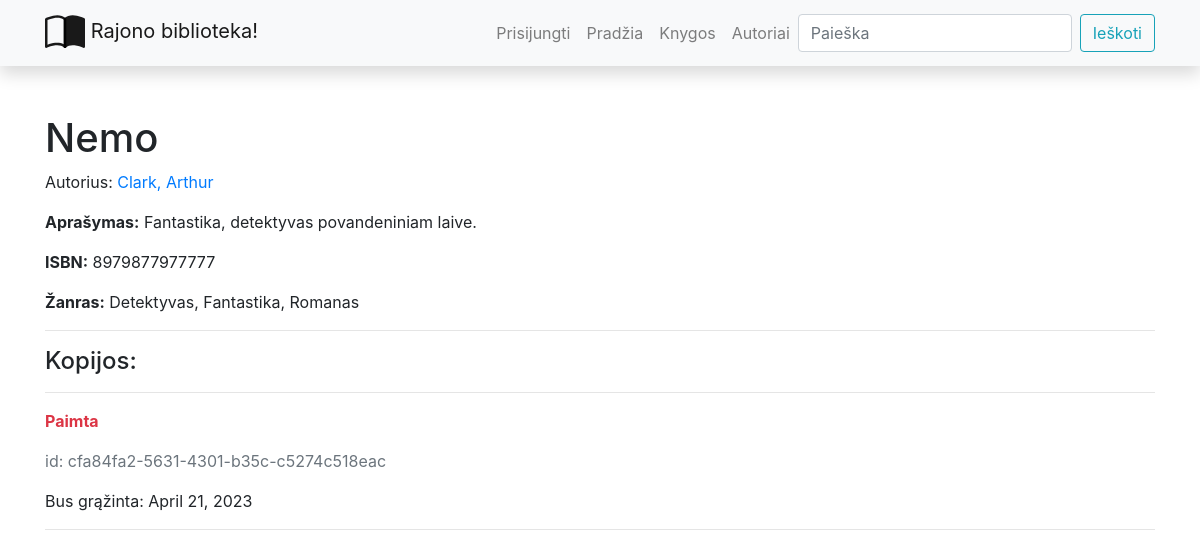
Page /library/books/2 on the earlier database version.
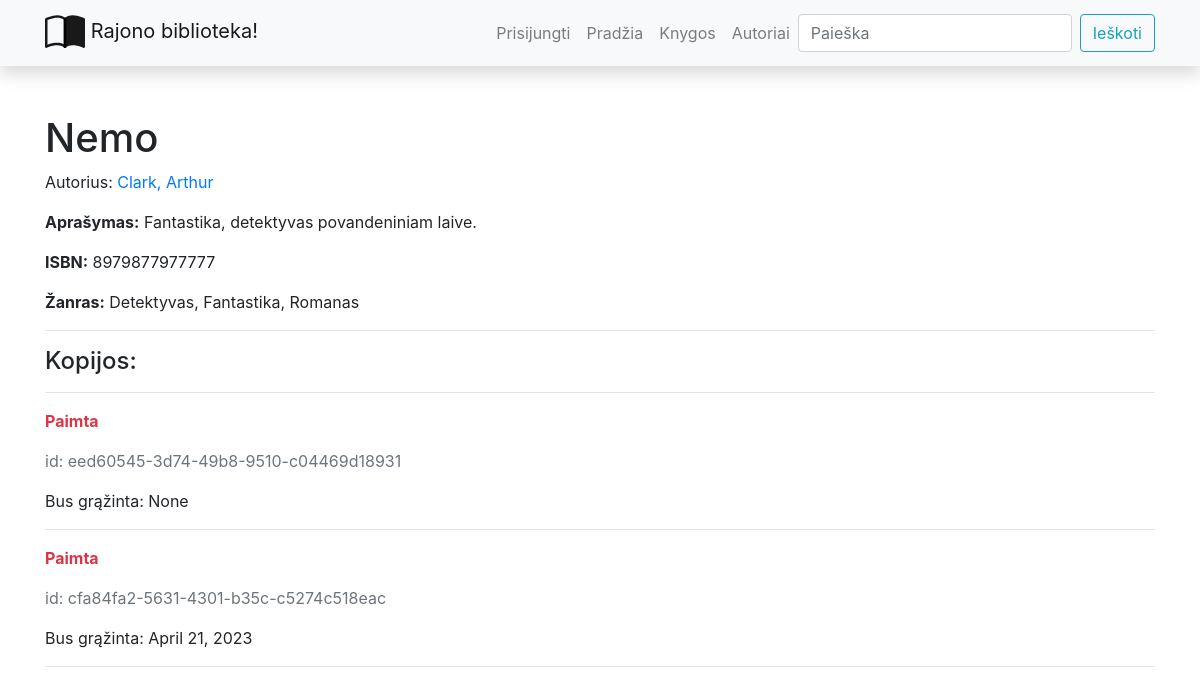
Same page on the later database version.
### library/models.py (models this page shows, shortened)
class BookInstance(models.Model):
    id = models.UUIDField(primary_key=True, default=uuid.uuid4, help_text="Unikalus ID leidinio kopijai")
    due_back = models.DateField("Bus prieinama", null=True, blank=True)
    LOAN_STATUS = (
        ('a', 'Administruojama'),
        ('p', 'Paimta'),
        ('g', 'Galima paimti'),
        ('r', 'Rezervuota')
    )
    status = models.CharField(
        "Statusas",
        max_length=1,
        choices=LOAN_STATUS,
        blank=True,
        default='a',
        help_text="Leidinio kopijos statusas"
    )
    book_id = models.ForeignKey(Book, on_delete=models.SET_NULL, null=True)
    reader = models.ForeignKey(User, on_delete=models.SET_NULL, null=True, blank=True)
    class Meta:
        ordering = ['due_back']

### library/views.py (the view)
# urls.py: path("books/<int:pk>", views.BookDetailView.as_view(), name='book-detail_n'),
class BookDetailView(generic.DetailView):
    model = Book
    context_object_name = 'book'  # šios eilutės nereikia, kontexto kintamasis taip pavadinamas
    template_name = "book_detail.html"

### library/models.py (called while the page is built)
    def __str__(self):
        return f"{self.last_name}, {self.first_name}"

    def __str__(self):
        return f"{self.name}"

### library/templates/book_detail.html
{% extends "base.html" %} {% block content %}
<h1>{{ book.title }}</h1>
<p>
    Autorius:
    <a href="{% url 'author_n' book.author_id.id %}">{{ book.author_id }}</a>
</p>
<p><strong>Aprašymas:</strong> {{ book.summary }}</p>
<p><strong>ISBN:</strong> {{ book.isbn }}</p>
<p><strong>Žanras:</strong> {{ book.genre_id.all|join:", " }}</p>
<hr/>
<div>
    <h4>Kopijos:</h4>
    <hr/>
    {% for bookinst_obj in book.bookinstance_set.all %}
    <p class="{% if bookinst_obj.status == 'a' %}text-warning{% elif bookinst_obj.status == 'g' %}text-success {% else %}text-danger{% endif %}">
      <strong>{{ bookinst_obj.get_status_display }}</strong>
    </p>
    <p class="text-muted">id: {{ bookinst_obj.id }}</p>
    {% if bookinst_obj.status != 'a' %}
    <p>Bus grąžinta: {{ bookinst_obj.due_back }}</p>
    {% endif %}
    <hr/>
    {% endfor %}
</div>
{% endblock %}

Differences in the rows shown:
added BookInstance: status "Paimta", id "eed60545-3d74-49b8-9510-c04469d18931", due_back "None"
